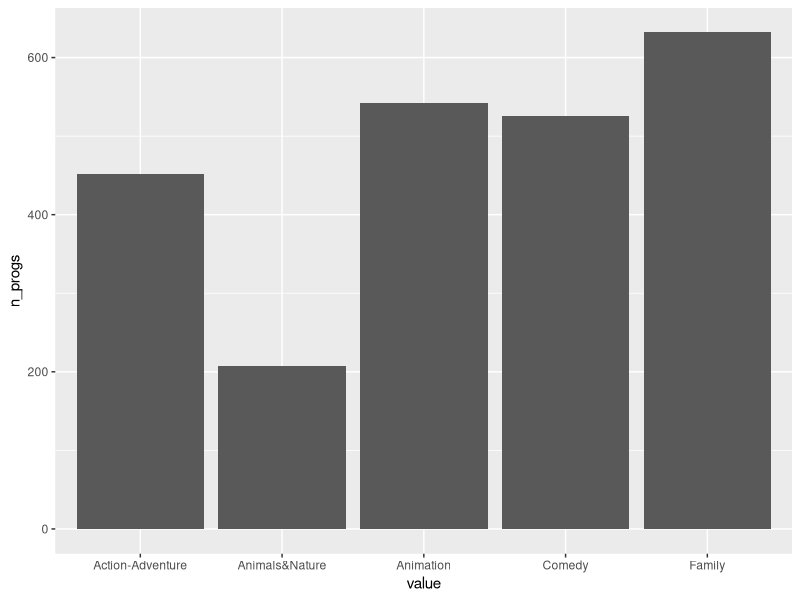
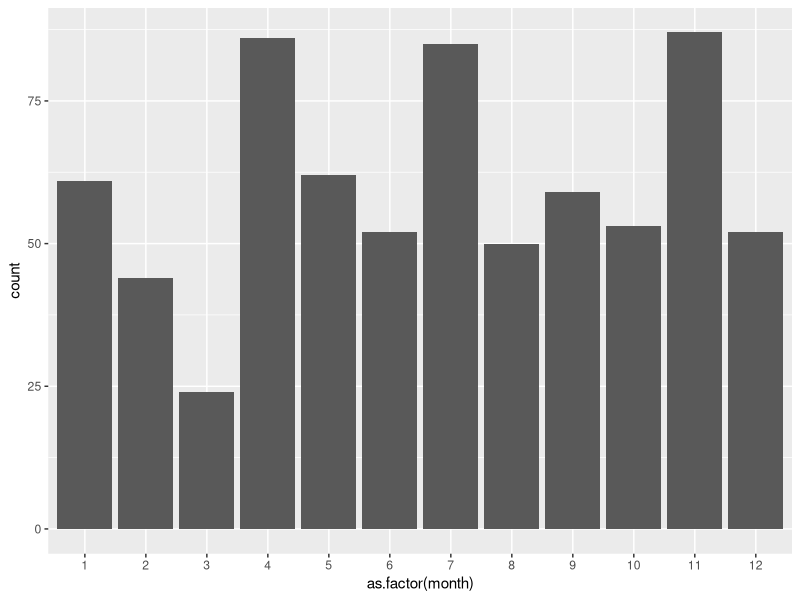

Source code (R) for these figures, in order:
#Final Exam Answers

library(tidyverse)
library(lubridate)

d <- read.csv("data/disney_plus.csv")


head(d)

####QUESTION 1####
genre <- d %>% select(genre1, genre2, genre3) %>% 
  pivot_longer(cols = 1:3, names_to = "genre number") %>% 
  group_by(value) %>% 
  summarize(n = n()) %>% 
  arrange(desc(n)) %>% 
  drop_na()

head(genre, 10)


genre2 <- d %>% select(genre1, genre2, genre3) %>% 
  pivot_longer(cols = 1:3, names_to = "genre number")

#some genres have extra space happening
for(i in 1:length(genre2$value)){
  genre2$value[i] <- gsub(" ", "", genre2$value[i], )
}

genre2 <- genre2 %>% group_by(value) %>% 
  summarize(n_progs = n())  %>% 
  arrange(desc(n_progs)) %>% 
  drop_na() %>% 
  slice_max(n_progs, n = 5)

#correct answer
ggplot(data = genre2, 
       aes(x = value, y = n_progs)) +
  geom_col()


####QUESTION 2####
d$date_added <- as.Date(d$date_added, format = "%m/%d/%Y")
q2 <- d %>% filter(date_added > as.Date("2019-11-12"))
q2$month <- month(q2$date_added)

ggplot(data = q2, aes(x = as.factor(month))) +
  geom_bar()
